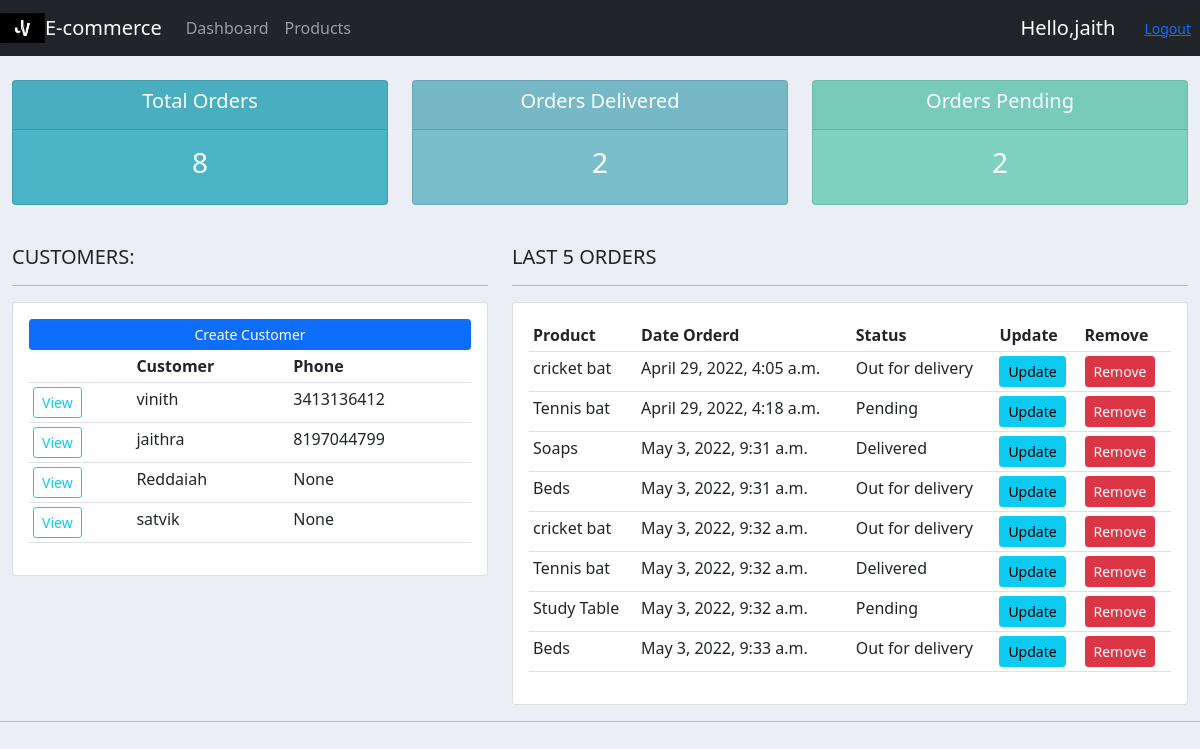
Screenshot of / (signed in) with the database file from the repository.
### customer/models.py (models this page shows, shortened)
class Customer(models.Model):
    user = models.OneToOneField(User, null=True,blank=True ,on_delete=models.CASCADE)
    name = models.CharField(max_length=200,null=True)
    phone = models.CharField(max_length=200,null=True)
    email = models.CharField(max_length=200,null=True)
    profile_pic = models.ImageField(default="profilepic.jpg",null = True,blank = True)
    date_created = models.DateTimeField(auto_now_add=True,null=True)

class Order(models.Model):
	STATUS = (
			('Pending', 'Pending'),
			('Out for delivery', 'Out for delivery'),
			('Delivered', 'Delivered'),
			)
	customer = models.ForeignKey(Customer, null=True, on_delete= models.SET_NULL)
	product = models.ForeignKey(Products, null=True, on_delete= models.SET_NULL)
	date_created = models.DateTimeField(auto_now_add=True, null=True)
	status = models.CharField(max_length=200, null=True, choices=STATUS)
	note = models.CharField(max_length=1000, null=True)

class Products(models.Model):
    CATEGORY = (
        ('Indoor','Indoor'),
        ('Out Door','Out Door'),
    )
    name = models.CharField(max_length=200,null=True)
    price = models.FloatField(null=True)
    category = models.CharField(max_length=200,null=True,choices=CATEGORY)
    decription = models.CharField(max_length=200,null=True,blank=True)
    date_created = models.DateTimeField(auto_now_add=True,null=True)
    tags = models.ManyToManyField(Tag)
    def __str__(self):
        return self.name

### customer/decorators.py (the view)
	def wrapper_function(request, *args, **kwargs):
		group = None
		if request.user.groups.exists():
			group = request.user.groups.all()[0].name
		if group == 'customers':
			return redirect('user-page')
		if group == 'admin':
			return view_func(request, *args, **kwargs)

### customer/views.py (called while the page is built)
@login_required(login_url='login')
@admin_only
def home(request):
    orders = Order.objects.all()
    customers = Customer.objects.all()
    total_customers = customers.count()
    total_orders = orders.count()
    delivered = orders.filter(status='Delivered').count()
    pending = orders.filter(status='Pending').count()
    context = {'orders':orders,'customers':customers,'total_orders':total_orders,'delivered':delivered,'pending':pending}
    return render(request,'customer/dashboard.html',context)

### customer/templates/customer/dashboard.html
{% extends 'customer/main.html' %}
{% block content %}
{%  include 'customer/status.html' %}
<br>
<div class="row">
	<div class="col-md-5">
		<h5>CUSTOMERS:</h5>
		<hr>
		<div class="card card-body">
			<a class="btn btn-primary  btn-sm btn-block" href="#">Create Customer</a>
			<table class="table table-sm">
				<tr>
					<th></th>
					<th>Customer</th>
					<th>Phone</th>
				</tr>
				{% for customer in customers %}
				<tr>
					<td><a class="btn btn-sm btn-outline-info" href="{% url 'customer' customer.id %}">View</a></td>
					<td>{{customer.name}}</td>
					<td>{{customer.phone}}</td>
				</tr>
				{% endfor %}
			</table>
		</div>
	</div>
	<div class="col-md-7">
		<h5>LAST 5 ORDERS</h5>
		<hr>
		<div class="card card-body">
			<table class="table table-sm">
				<tr>
					<th>Product</th>
					<th>Date Orderd</th>
					<th>Status</th>
					<th>Update</th>
					<th>Remove</th>
				</tr>
				{% for order in orders %}
				<tr>
					<td>{{order.product}}</td>
					<td>{{order.date_created}}</td>
					<td>{{order.status}}</td>
					<td><a class="btn btn-sm btn-info"href="{% url 'update_order' order.id %}">Update</a></td>
                    <td><a class="btn btn-sm btn-danger" href="{% url 'delete_order' order.id %}">Remove</a></td>
				</tr>
				{% endfor %}
			</table>
		</div>
	</div>
</div>
{% endblock %}

### customer/templates/customer/main.html (shortened to what this page needs)
{% load static %}
<!DOCTYPE html>
<html>
<head>
    <link href="https://cdn.jsdelivr.net/npm/bootstrap@5.1.3/dist/css/bootstrap.min.css" rel="stylesheet">
    <link rel="stylesheet" type="text/css" href="{% static '/css/main.css' %}">
</head>
<body>
    {% include 'customer/navbar.html' %}
    <div class="container-fluid">
    {% block content %}
    {% endblock %}
    </div>
    <hr>
</body>
</html>

### customer/templates/customer/navbar.html (shortened to what this page needs)
{% load static %}
<nav class="navbar navbar-expand-lg navbar-dark bg-dark">
<img src="{% static 'images/logo.jpg' %}" style="height: 30px;">
  <a class="navbar-brand" href="#">E-commerce</a>
    <div class="collapse navbar-collapse" id="navbarNav">
      <ul class="navbar-nav">
        {% if request.user.is_staff %}
        <li class="nav-item active">
          <a class="nav-link" href="{% url 'home' %}">Dashboard</a>
        </li>
        <li class="nav-item">
          <a class="nav-link" href="{% url 'products' %}">Products</a>
        </li>
        {% else %}
        <li class="nav-item">
          <a class="nav-link" href="{% url 'account' %}">Settings</a>
        </li>
        {% endif %}
      </ul>
    </div>
    <span id="hello-msg">Hello,{{request.user}}</span>
    <span><a class="hello-msg"></a><a class="btn btn-sm btn-link" href="{% url 'logout' %}">Logout</a></span>
  </nav>

### customer/templates/customer/status.html
<br>
<div class="row">
	<div class="col">
		<div class="col-md">
			<div class="card text-center text-white  mb-3" id="total-orders">
			  	<div class="card-header">
			  		<h5 class="card-title">Total Orders</h5>
			  	</div>
			  	<div class="card-body">
			    	<h3 class="card-title">{{total_orders}}</h3>
			  	</div>
			</div>
		</div>
	</div>
	<div class="col">
		<div class="col-md">
			<div class="card text-center text-white  mb-3" id="orders-delivered">
			  	<div class="card-header">
			  		<h5 class="card-title">Orders Delivered</h5>
			  	</div>
			  	<div class="card-body">
			    	<h3 class="card-title">{{delivered}}</h3>
			  	</div>
			</div>
		</div>
	</div>
	<div class="col">
		<div class="col-md">
			<div class="card text-center text-white  mb-3" id="orders-pending">
			  	<div class="card-header">
			  		<h5 class="card-title">Orders Pending</h5>
			  	</div>
			  	<div class="card-body">
			    	<h3 class="card-title">{{pending}}</h3>
			  	</div>
			</div>
		</div>
	</div>
</div>

### static/css/main.css (style rules this page uses)
body { background-color: #ebeff5; }
#total-orders { background-color: #4cb4c7; }
#orders-delivered { background-color: #7abecc; }
#orders-pending { background-color: #7CD1C0; }

### customer/templates/customer/navbar.html (style rules this page uses)
#hello-msg { font-size: 20px; color:#fff; margin-right: 20px; }

### rows the page displays
Customer: name "vinith", phone "3413136412"
Customer: name "jaithra", phone "8197044799"
Customer: name "Reddaiah", phone "None"
Customer: name "satvik", phone "None"
Order: product "cricket bat", date_created "April 29, 2022, 4:05 a.m.", status "Out for delivery"
Order: product "Tennis bat", date_created "April 29, 2022, 4:18 a.m.", status "Pending"
Order: product "Soaps", date_created "May 3, 2022, 9:31 a.m.", status "Delivered"
Order: product "Beds", date_created "May 3, 2022, 9:31 a.m.", status "Out for delivery"
Order: product "cricket bat", date_created "May 3, 2022, 9:32 a.m.", status "Out for delivery"
Order: product "Tennis bat", date_created "May 3, 2022, 9:32 a.m.", status "Delivered"
Order: product "Study Table", date_created "May 3, 2022, 9:32 a.m.", status "Pending"
Order: product "Beds", date_created "May 3, 2022, 9:33 a.m.", status "Out for delivery"

### other values shown
{{ request.user }} "jaith"
{{ total_orders }} "8"
{{ delivered }} "2"
{{ pending }} "2"
